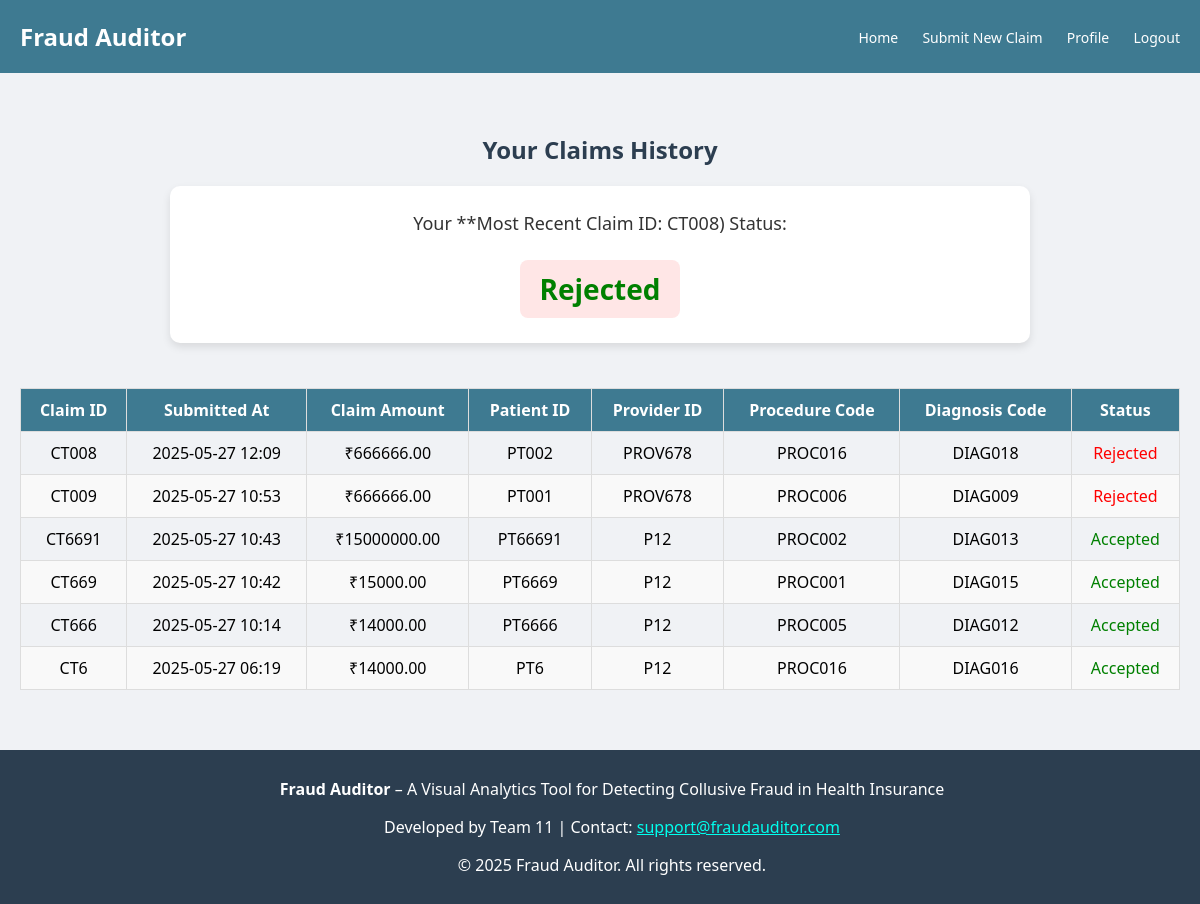
Screenshot of /viewstatus/ (signed in) with the database file from the repository.
### auditor/models.py (models this page shows, shortened)
class Claim(models.Model):
    user = models.ForeignKey(CustomUser, on_delete=models.CASCADE)
    claim_id = models.CharField(max_length=100, unique=True)
    patient_id = models.CharField(max_length=100)
    provider_id = models.CharField(max_length=100)
    claim_amount = models.DecimalField(max_digits=10, decimal_places=2, null=True, blank=True)
    paid_amount = models.DecimalField(max_digits=10, decimal_places=2, null=True, blank=True)
    num_visits = models.IntegerField(null=True, blank=True)
    hospitalized = models.BooleanField(default=False)
    days_admitted = models.IntegerField(null=True, blank=True)
    age = models.IntegerField(null=True, blank=True)
    gender = models.CharField(max_length=10, null=True, blank=True) # Assuming this is claim-specific patient gender, not user gender
    procedure_code = models.CharField(max_length=100)
    diagnosis_code = models.CharField(max_length=100)
    status = models.CharField(max_length=20, default="Pending")
    notes = models.TextField(null=True, blank=True)
    submitted_at = models.DateTimeField(auto_now_add=True)

### auditor/views.py (the view)
# urls.py: path('viewstatus/', views.view_status, name='view_status'),
@login_required
def view_status(request):
    claims = Claim.objects.filter(user=request.user).order_by('-submitted_at')
    return render(request, 'viewstatus.html', {'claims': claims, 'latest_claim': claims.first()})

### templates/viewstatus.html (shortened to what this page needs)
<!DOCTYPE html>
<html lang="en">
<head>
</head>
<body>
<header>
    <h1>Fraud Auditor</h1>
    <nav>
        <a href="{% url 'home' %}">Home</a>
        <a href="{% url 'submit_claim' %}">Submit New Claim</a>
        <a href="{% url 'view_user_profile' %}">Profile</a>
        <a href="{% url 'logout' %}">Logout</a>
    </nav>
</header>
<div class="content-wrapper">
    <main>
        <h2>Your Claims History</h2>
        {% if latest_claim %}
        <div class="latest-claim-status-box">
            <p>Your **Most Recent Claim ID: {{ latest_claim.claim_id }}) Status:</p>
            <div class="status-display status-{{ latest_claim.status|lower|cut:' ' }}">
                {{ latest_claim.status }}
            </div>
        </div>
        {% endif %}
        {% if claims %}
        <table>
            <thead>
                <tr>
                    <th>Claim ID</th>
                    <th>Submitted At</th>
                    <th>Claim Amount</th>
                    <th>Patient ID</th>
                    <th>Provider ID</th>
                    <th>Procedure Code</th>
                    <th>Diagnosis Code</th>
                    <th>Status</th>
                </tr>
            </thead>
            <tbody>
                {% for claim in claims %}
                <tr>
                    <td>{{ claim.claim_id }}</td>
                    <td>{{ claim.submitted_at|date:"Y-m-d H:i" }}</td>
                    <td>&#x20B9;{{ claim.claim_amount }}</td>
                    <td>{{ claim.patient_id }}</td>
                    <td>{{ claim.provider_id }}</td>
                    <td>{{ claim.procedure_code }}</td>
                    <td>{{ claim.diagnosis_code }}</td>
                    <td class="{{ claim.status|lower|cut:' ' }}">
                        {{ claim.status }}
                    </td>
                </tr>
                {% endfor %}
            </tbody>
        </table>
        {% else %}
        <p>No claims found in your history.</p>
        {% endif %}
    </main>
    <footer>
        <p><strong>Fraud Auditor</strong> – A Visual Analytics Tool for Detecting Collusive Fraud in Health Insurance</p>
        <p>Developed by Team 11 | Contact: <a href="mailto:support@fraudauditor.com">support@fraudauditor.com</a></p>
        <p>&copy; 2025 Fraud Auditor. All rights reserved.</p>
    </footer>
</div>
</body>
</html>

### templates/viewstatus.html (style rules this page uses)
body { margin: 0; font-family: 'Segoe UI', sans-serif; background-color: #f0f2f5; }
header { background-color: #3e7a91; padding: 20px; color: white; display: flex; justify-content: space-between; align-items: center; }
header h1 { font-size: 24px; margin: 0; }
nav a { color: white; margin-left: 20px; font-size: 14px; text-decoration: none; font-weight: 500; }
.content-wrapper { min-height: 100vh; display: flex; flex-direction: column; }
main { flex: 1; padding: 40px 20px 60px; display: flex; flex-direction: column; align-items: center; }
.accepted { color: green; }
.rejected { color: red; }
h2 { color: #2c3e50; margin-bottom: 20px; }
table { width: 100%; border-collapse: collapse; margin-top: 15px; }
th, td { border: 1px solid #ddd; padding: 10px; text-align: center; }
th { background-color: #3e7a91; color: white; }
tr:nth-child(even) { background-color: #f9f9f9; }
footer { background-color: #2c3e50; color: white; text-align: center; padding: 12px; width: 100%; }
footer a { color: #00ffee; }
.latest-claim-status-box { background-color: #ffffff; padding: 25px 30px; border-radius: 10px; box-shadow: 0 4px 8px rgba(0,0,0,0.1); max-width: 800px; width: 100%; margin-bottom: 30px; text-align: center; }
.latest-claim-status-box p { margin: 0 0 10px 0; font-size: 18px; color: #333; }
.latest-claim-status-box .status-display { font-size: 28px; font-weight: bold; padding: 10px 20px; border-radius: 8px; display: inline-block; margin-top: 15px; background-color: #f0f0f0; color: #333; }
.latest-claim-status-box .status-display.status-rejected { background-color: #ffe6e6; color: green; }

### rows the page displays
Claim: claim_id "CT008", status "Rejected", submitted_at "2025-05-27 12:09", claim_amount "666666.00", patient_id "PT002", provider_id "PROV678", procedure_code "PROC016", diagnosis_code "DIAG018"
Claim: claim_id "CT009", submitted_at "2025-05-27 10:53", claim_amount "666666.00", patient_id "PT001", provider_id "PROV678", procedure_code "PROC006", diagnosis_code "DIAG009", status "Rejected"
Claim: claim_id "CT6691", submitted_at "2025-05-27 10:43", claim_amount "15000000.00", patient_id "PT66691", provider_id "P12", procedure_code "PROC002", diagnosis_code "DIAG013", status "Accepted"
Claim: claim_id "CT669", submitted_at "2025-05-27 10:42", claim_amount "15000.00", patient_id "PT6669", provider_id "P12", procedure_code "PROC001", diagnosis_code "DIAG015", status "Accepted"
Claim: claim_id "CT666", submitted_at "2025-05-27 10:14", claim_amount "14000.00", patient_id "PT6666", provider_id "P12", procedure_code "PROC005", diagnosis_code "DIAG012", status "Accepted"
Claim: claim_id "CT6", submitted_at "2025-05-27 06:19", claim_amount "14000.00", patient_id "PT6", provider_id "P12", procedure_code "PROC016", diagnosis_code "DIAG016", status "Accepted"
